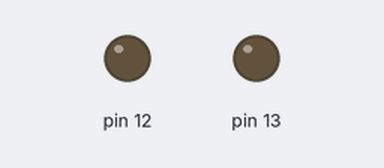
This sketch was run on a simulated Arduino Uno, built with avr-gcc and run on an emulated ATmega328P. Shown: output pins drawn as LEDs (lit = HIGH). Dashed ring = blinking.

Above: at 0.1 s.
At 0.85 s:
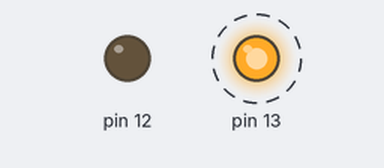
At 2.45 s:
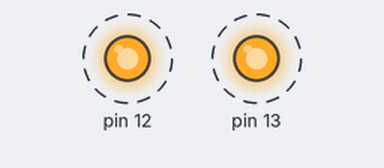
Timing chart, 0 to 3.0 s (numbered marks = the images above):
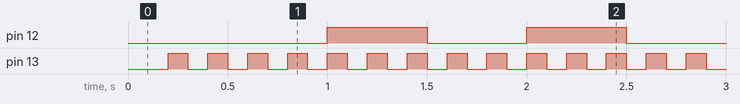

Measured:
- by itself, pin 12: alternates HIGH for 0.50 s and LOW for 0.50 s
- by itself, pin 13: alternates HIGH for 0.10 s and LOW for 0.10 s

The sketch:

blink_led_2.ino
```cpp
#include "trungled.h"
#include "trungled.h"
#include "trungled.h"

//class trung_led {
//  public:
//    int ledPin =  LED_BUILTIN;// the number of the LED pin
//
//    // Variables will change:
//    int ledState = LOW;             // ledState used to set the LED
//
//    // Generally, you should use "unsigned long" for variables that hold time
//    // The value will quickly become too large for an int to store
//    unsigned long previousMillis = 0;        // will store last time LED was updated
//
//    // constants won't change:
//    long interval = 100;           // interval at which to blink (milliseconds)
//
//    trung_led(int led_pin) {
//      ledPin = led_pin;
//    }
//
//    trung_led(int led_pin, unsigned long time_pelay) {
//      ledPin = led_pin;
//      interval = time_pelay;
//    }
//
//    // constants won't change. Used here to set a pin number:
//    void begin() {
//      pinMode(ledPin, OUTPUT);
//    }
//
//    void loop() {
//      unsigned long currentMillis = millis();
//      if (currentMillis - previousMillis >= interval) {
//        // save the last time you blinked the LED
//        previousMillis = currentMillis;
//
//        // if the LED is off turn it on and vice-versa:
//        if (ledState == LOW) {
//          ledState = HIGH;
//        } else {
//          ledState = LOW;
//        }
//
//        // set the LED with the ledState of the variable:
//        digitalWrite(ledPin, ledState);
//      }
//    }
//
//};

trung_led myLed(13);
trung_led myLed_12(12, 500);

void setup() {
  // set the digital pin as output:
  myLed.begin();
  myLed_12.begin();
}

void loop() {
  // here is where you'd put code that needs to be running all the time.
  myLed.loop();
  myLed_12.loop();
}
```

trungled.cpp
```cpp
#include "trungled.h"

trung_led::trung_led(int led_pin) {
  ledPin = led_pin;
}

trung_led::trung_led(int led_pin, unsigned long time_pelay) {
  ledPin = led_pin;
  interval = time_pelay;
}

// constants won't change. Used here to set a pin number:
void trung_led::begin() {
  pinMode(ledPin, OUTPUT);
  this->ledState = HIGH;
}

void trung_led::loop() {
  unsigned long currentMillis = millis();
  if (currentMillis - previousMillis >= interval) {
    // save the last time you blinked the LED
    previousMillis = currentMillis;

    // if the LED is off turn it on and vice-versa:
    if (ledState == LOW) {
      ledState = HIGH;
    } else {
      ledState = LOW;
    }

    // set the LED with the ledState of the variable:
    digitalWrite(ledPin, ledState);
  }
}
```

trungled.h
```cpp
#ifndef _TRUNG_H_LED__
#define _TRUNG_H_LED__

#include "arduino.h"
class trung_led {
  public:
    int ledPin;// the number of the LED pin

    // Variables will change:
    int ledState;             // ledState used to set the LED

    // Generally, you should use "unsigned long" for variables that hold time
    // The value will quickly become too large for an int to store
    unsigned long previousMillis = 0;        // will store last time LED was updated

    // constants won't change:
    long interval = 100;           // interval at which to blink (milliseconds)

    trung_led(int led_pin);

//    {
//      ledPin = led_pin;
//    }

    trung_led(int led_pin, unsigned long time_pelay);
//    {
//      ledPin = led_pin;
//      interval = time_pelay;
//    }

    // constants won't change. Used here to set a pin number:
    void begin();
//    {
//      pinMode(ledPin, OUTPUT);
//    }

    void loop();
//    {
//      unsigned long currentMillis = millis();
//      if (currentMillis - previousMillis >= interval) {
//        // save the last time you blinked the LED
//        previousMillis = currentMillis;
//
//        // if the LED is off turn it on and vice-versa:
//        if (ledState == LOW) {
//          ledState = HIGH;
//        } else {
//          ledState = LOW;
//        }
//
//        // set the LED with the ledState of the variable:
//        digitalWrite(ledPin, ledState);
//      }
//    }

};

#endif
```
